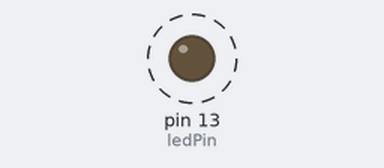
Bench run of a sketch on a simulated Arduino Uno, built with avr-gcc and run on an emulated ATmega328P. Parts: output pins drawn as LEDs (lit = HIGH). Dashed ring = blinking.

Above: at 0.5 s.
Timing chart, 0 to 4.6 s (numbered marks = the images above):
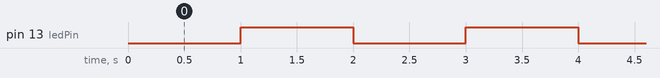

The sketch:

TestOfBuiltinLed.ino
```cpp
const int       ledPin = LED_BUILTIN;
const long      interval = 1000;

unsigned long   previousMillis = 0;
int             ledState = LOW;


void setup() {
    pinMode(ledPin, OUTPUT);
}

void loop() {
    unsigned long currentMillis = millis();

    if (currentMillis - previousMillis >= interval) {

        previousMillis = currentMillis;

        if (ledState == LOW) {
            ledState = HIGH;
        }
        else {
            ledState = LOW;
        }

        digitalWrite(ledPin, ledState);
    }
}
```

Measured:
- by itself, pin 13 (ledPin): alternates HIGH for 1.0 s and LOW for 1.0 s
